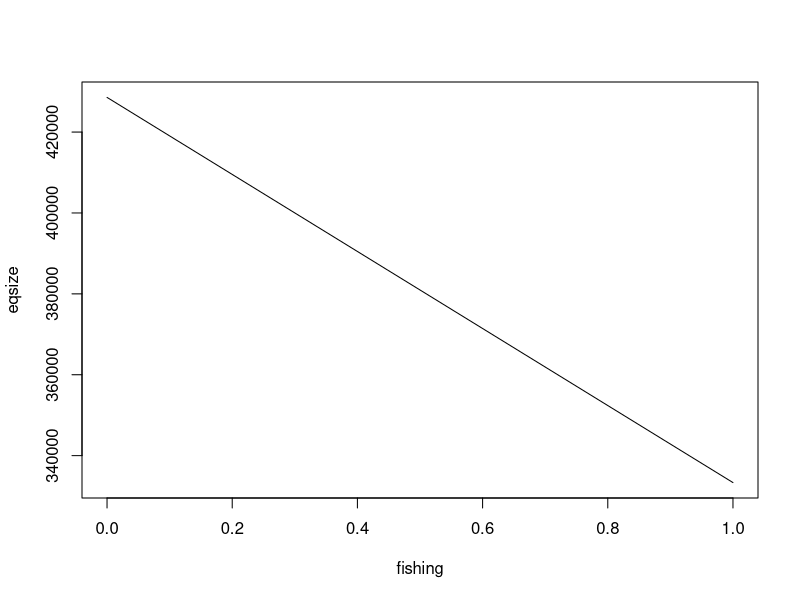

This chart was generated by the following R code:
rm(list=ls(all=TRUE)) #clears workspace

# Install these packages if you haven't already
# install.packages("Rtools")
# install.packages("deSolve")

# Load deSolve package
library(deSolve)

# Create an SEIC function
seic <- function(time, state, parameters) {
  
  with(as.list(c(state, parameters)), {
  
    dS <- (b-c*(S+E+I+C))*(S+E+I+C) - (mu+qS*f)*S - beta*S*(I/(S+E+I+C)) 
    dE <- beta*S*(I/(S+E+I+C)) - (mu+qS*f+gamma)*E
    dI <- gamma*E - (mu+qS*f+alpha+rho)*I
    dC <- rho*I - (mu+qC*f)*C
    
    return(list(c(dS, dE, dI, dC)))
  })
}

## Set parameters and time frame
init       <- c(S= 1000000, E = 100, I = 0, C = 0)
fishing <- seq(0,1,length=10)
times      <- seq(0, 50, by = 0.5)

eqsize <- numeric(length(fishing)) # a vector to hold the solutions
eqprev <- numeric(length(fishing))

for(i in seq_along(fishing)){
  parameters <- c(qS = 0.1,qC = 1,gamma = 30, rho = 91.25, beta = 45, b = 0.6, mu = 0.15, c = 1.05e-06,alpha = 2,f = fishing[i])
  out <- as.data.frame(
    out <- ode(
      y = init, 
      times = times, 
      func = seic, 
      parms = parameters
      )
    )
  eqsize[i] <- tail(out$S+out$E+out$I+out$C,1)
}

plot(fishing,eqsize,type='l')
